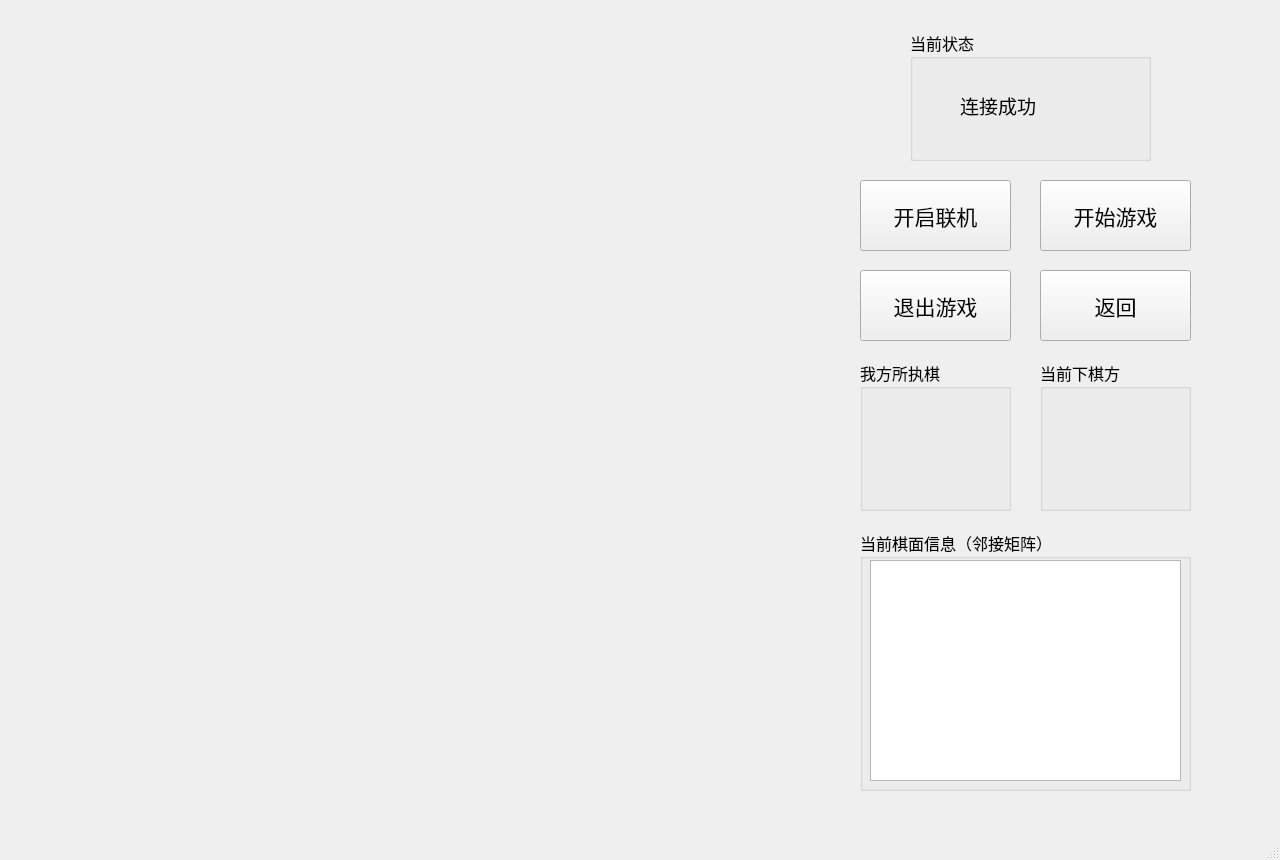
<?xml version="1.0" encoding="UTF-8"?>
<ui version="4.0">
 <class>netgame</class>
 <widget class="QMainWindow" name="netgame">
  <property name="geometry">
   <rect>
    <x>0</x>
    <y>0</y>
    <width>1280</width>
    <height>860</height>
   </rect>
  </property>
  <property name="windowTitle">
   <string>MainWindow</string>
  </property>
  <widget class="QWidget" name="centralwidget">
   <widget class="QPushButton" name="pushButton">
    <property name="geometry">
     <rect>
      <x>1040</x>
      <y>180</y>
      <width>151</width>
      <height>71</height>
     </rect>
    </property>
    <property name="font">
     <font>
      <family>隶书</family>
      <pointsize>16</pointsize>
     </font>
    </property>
    <property name="text">
     <string>开始游戏</string>
    </property>
   </widget>
   <widget class="QGroupBox" name="groupBox">
    <property name="geometry">
     <rect>
      <x>1040</x>
      <y>360</y>
      <width>151</width>
      <height>151</height>
     </rect>
    </property>
    <property name="font">
     <font>
      <family>隶书</family>
      <pointsize>12</pointsize>
     </font>
    </property>
    <property name="autoFillBackground">
     <bool>false</bool>
    </property>
    <property name="title">
     <string>当前下棋方</string>
    </property>
    <widget class="QLabel" name="label">
     <property name="geometry">
      <rect>
       <x>20</x>
       <y>30</y>
       <width>111</width>
       <height>111</height>
      </rect>
     </property>
     <property name="text">
      <string/>
     </property>
    </widget>
   </widget>
   <widget class="QGroupBox" name="groupBox_2">
    <property name="geometry">
     <rect>
      <x>910</x>
      <y>30</y>
      <width>241</width>
      <height>131</height>
     </rect>
    </property>
    <property name="font">
     <font>
      <family>隶书</family>
      <pointsize>12</pointsize>
     </font>
    </property>
    <property name="title">
     <string>当前状态</string>
    </property>
    <widget class="QLabel" name="label_2">
     <property name="geometry">
      <rect>
       <x>50</x>
       <y>40</y>
       <width>151</width>
       <height>71</height>
      </rect>
     </property>
     <property name="font">
      <font>
       <family>隶书</family>
       <pointsize>14</pointsize>
      </font>
     </property>
     <property name="text">
      <string>连接成功</string>
     </property>
    </widget>
   </widget>
   <widget class="QGroupBox" name="groupBox_3">
    <property name="geometry">
     <rect>
      <x>860</x>
      <y>360</y>
      <width>151</width>
      <height>151</height>
     </rect>
    </property>
    <property name="font">
     <font>
      <family>隶书</family>
      <pointsize>12</pointsize>
     </font>
    </property>
    <property name="autoFillBackground">
     <bool>false</bool>
    </property>
    <property name="title">
     <string>我方所执棋</string>
    </property>
    <widget class="QLabel" name="label_3">
     <property name="geometry">
      <rect>
       <x>20</x>
       <y>30</y>
       <width>111</width>
       <height>111</height>
      </rect>
     </property>
     <property name="text">
      <string/>
     </property>
     <property name="pixmap">
      <pixmap resource="res.qrc">:/pic/bl.png</pixmap>
     </property>
    </widget>
   </widget>
   <widget class="QPushButton" name="pushButton_2">
    <property name="geometry">
     <rect>
      <x>860</x>
      <y>180</y>
      <width>151</width>
      <height>71</height>
     </rect>
    </property>
    <property name="font">
     <font>
      <family>隶书</family>
      <pointsize>16</pointsize>
     </font>
    </property>
    <property name="text">
     <string>开启联机</string>
    </property>
   </widget>
   <widget class="QPushButton" name="pushButton_3">
    <property name="geometry">
     <rect>
      <x>1040</x>
      <y>270</y>
      <width>151</width>
      <height>71</height>
     </rect>
    </property>
    <property name="font">
     <font>
      <family>隶书</family>
      <pointsize>16</pointsize>
     </font>
    </property>
    <property name="text">
     <string>返回</string>
    </property>
   </widget>
   <widget class="QPushButton" name="pushButton_4">
    <property name="geometry">
     <rect>
      <x>860</x>
      <y>270</y>
      <width>151</width>
      <height>71</height>
     </rect>
    </property>
    <property name="font">
     <font>
      <family>隶书</family>
      <pointsize>16</pointsize>
     </font>
    </property>
    <property name="text">
     <string>退出游戏</string>
    </property>
   </widget>
   <widget class="QGroupBox" name="groupBox_4">
    <property name="geometry">
     <rect>
      <x>860</x>
      <y>530</y>
      <width>331</width>
      <height>261</height>
     </rect>
    </property>
    <property name="font">
     <font>
      <family>隶书</family>
      <pointsize>12</pointsize>
     </font>
    </property>
    <property name="title">
     <string>当前棋面信息（邻接矩阵）</string>
    </property>
    <widget class="QTextBrowser" name="textBrowser">
     <property name="geometry">
      <rect>
       <x>10</x>
       <y>30</y>
       <width>311</width>
       <height>221</height>
      </rect>
     </property>
    </widget>
   </widget>
  </widget>
  <widget class="QMenuBar" name="menubar">
   <property name="geometry">
    <rect>
     <x>0</x>
     <y>0</y>
     <width>1280</width>
     <height>21</height>
    </rect>
   </property>
  </widget>
  <widget class="QStatusBar" name="statusbar"/>
 </widget>
 <resources>
  <include location="res.qrc"/>
 </resources>
 <connections/>
</ui>
